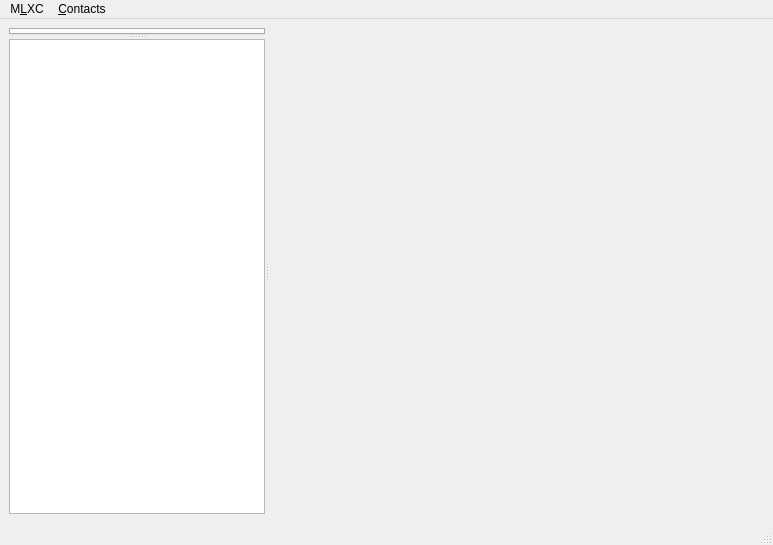
<?xml version="1.0" encoding="UTF-8"?>
<ui version="4.0">
 <class>Main</class>
 <widget class="QMainWindow" name="Main">
  <property name="geometry">
   <rect>
    <x>0</x>
    <y>0</y>
    <width>773</width>
    <height>545</height>
   </rect>
  </property>
  <property name="windowTitle">
   <string>My Little XMPP Client</string>
  </property>
  <widget class="QWidget" name="centralwidget">
   <layout class="QHBoxLayout" name="horizontalLayout">
    <item>
     <widget class="QSplitter" name="splitter_2">
      <property name="orientation">
       <enum>Qt::Horizontal</enum>
      </property>
      <widget class="QSplitter" name="splitter">
       <property name="orientation">
        <enum>Qt::Vertical</enum>
       </property>
       <widget class="QTabWidget" name="roster_tabs">
        <property name="currentIndex">
         <number>-1</number>
        </property>
        <property name="tabBarAutoHide">
         <bool>true</bool>
        </property>
       </widget>
       <widget class="QTreeView" name="conversations_view">
        <property name="rootIsDecorated">
         <bool>false</bool>
        </property>
        <property name="itemsExpandable">
         <bool>false</bool>
        </property>
        <attribute name="headerVisible">
         <bool>false</bool>
        </attribute>
       </widget>
      </widget>
      <widget class="QStackedWidget" name="conversation_pages">
       <property name="sizePolicy">
        <sizepolicy hsizetype="Expanding" vsizetype="Expanding">
         <horstretch>1</horstretch>
         <verstretch>0</verstretch>
        </sizepolicy>
       </property>
      </widget>
     </widget>
    </item>
   </layout>
  </widget>
  <widget class="QMenuBar" name="menubar">
   <property name="geometry">
    <rect>
     <x>0</x>
     <y>0</y>
     <width>773</width>
     <height>25</height>
    </rect>
   </property>
   <widget class="QMenu" name="menuMLXC">
    <property name="title">
     <string>M&amp;LXC</string>
    </property>
    <addaction name="action_manage_accounts"/>
    <addaction name="action_muc_join"/>
   </widget>
   <widget class="QMenu" name="menuContacts">
    <property name="title">
     <string>&amp;Contacts</string>
    </property>
    <addaction name="actionAdd_contact"/>
    <addaction name="actionInvite_contact"/>
   </widget>
   <addaction name="menuMLXC"/>
   <addaction name="menuContacts"/>
  </widget>
  <widget class="QStatusBar" name="statusbar"/>
  <action name="action_manage_accounts">
   <property name="icon">
    <iconset theme="document-properties"/>
   </property>
   <property name="text">
    <string>&amp;Configure accounts …</string>
   </property>
   <property name="toolTip">
    <string>Add and remove XMPP accounts</string>
   </property>
   <property name="shortcut">
    <string>Ctrl+Alt+Shift+A</string>
   </property>
  </action>
  <action name="action_muc_join">
   <property name="text">
    <string>&amp;Join Multi-User Chat…</string>
   </property>
  </action>
  <action name="actionAdd_contact">
   <property name="icon">
    <iconset theme="contact-new"/>
   </property>
   <property name="text">
    <string>&amp;Add contact…</string>
   </property>
  </action>
  <action name="actionInvite_contact">
   <property name="text">
    <string>&amp;Invite contact…</string>
   </property>
  </action>
 </widget>
 <resources/>
 <connections/>
</ui>
